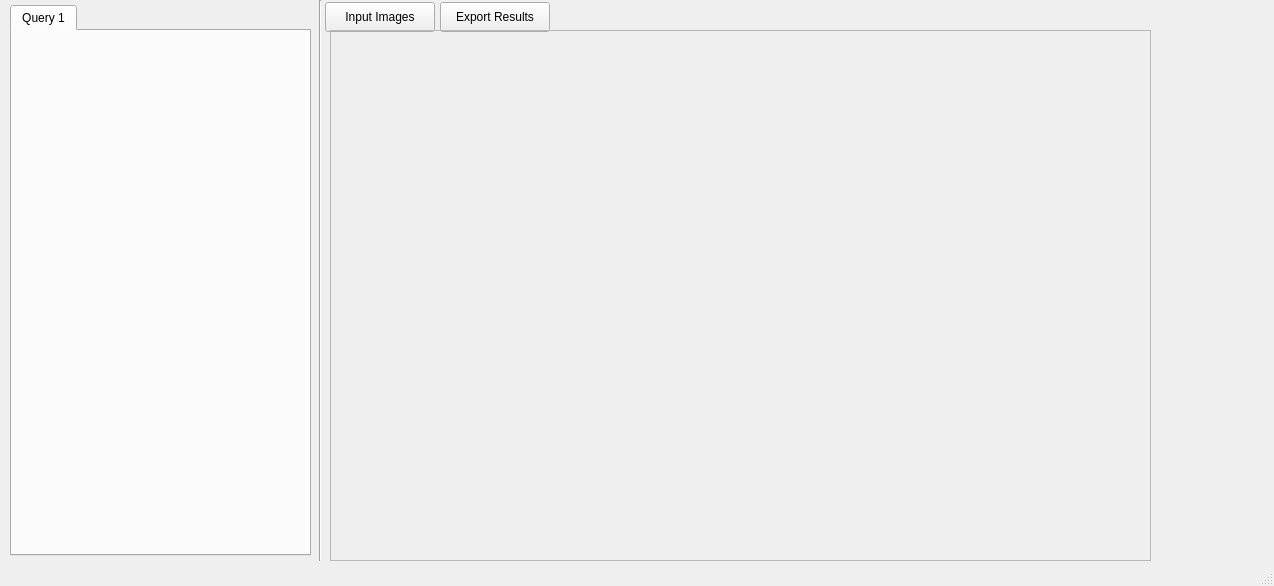
<?xml version="1.0" encoding="UTF-8"?>
<ui version="4.0">
 <class>pyDegua</class>
 <widget class="QMainWindow" name="pyDegua">
  <property name="geometry">
   <rect>
    <x>0</x>
    <y>0</y>
    <width>1274</width>
    <height>586</height>
   </rect>
  </property>
  <property name="windowTitle">
   <string>pyDegua</string>
  </property>
  <widget class="QWidget" name="centralwidget">
   <widget class="QPushButton" name="pushButton">
    <property name="geometry">
     <rect>
      <x>325</x>
      <y>2</y>
      <width>110</width>
      <height>30</height>
     </rect>
    </property>
    <property name="text">
     <string>Input Images</string>
    </property>
   </widget>
   <widget class="QPushButton" name="pushButton_2">
    <property name="geometry">
     <rect>
      <x>440</x>
      <y>2</y>
      <width>110</width>
      <height>30</height>
     </rect>
    </property>
    <property name="text">
     <string>Export Results</string>
    </property>
   </widget>
   <widget class="QFrame" name="frame_2">
    <property name="geometry">
     <rect>
      <x>330</x>
      <y>30</y>
      <width>821</width>
      <height>531</height>
     </rect>
    </property>
    <property name="frameShape">
     <enum>QFrame::StyledPanel</enum>
    </property>
    <property name="frameShadow">
     <enum>QFrame::Raised</enum>
    </property>
   </widget>
   <widget class="Line" name="line">
    <property name="geometry">
     <rect>
      <x>312</x>
      <y>0</y>
      <width>16</width>
      <height>561</height>
     </rect>
    </property>
    <property name="orientation">
     <enum>Qt::Vertical</enum>
    </property>
   </widget>
   <widget class="QTabWidget" name="tabWidget">
    <property name="geometry">
     <rect>
      <x>10</x>
      <y>5</y>
      <width>301</width>
      <height>551</height>
     </rect>
    </property>
    <property name="currentIndex">
     <number>0</number>
    </property>
    <widget class="QWidget" name="tab">
     <attribute name="title">
      <string>Query 1</string>
     </attribute>
    </widget>
   </widget>
  </widget>
  <widget class="QStatusBar" name="statusbar"/>
 </widget>
 <resources/>
 <connections/>
</ui>
